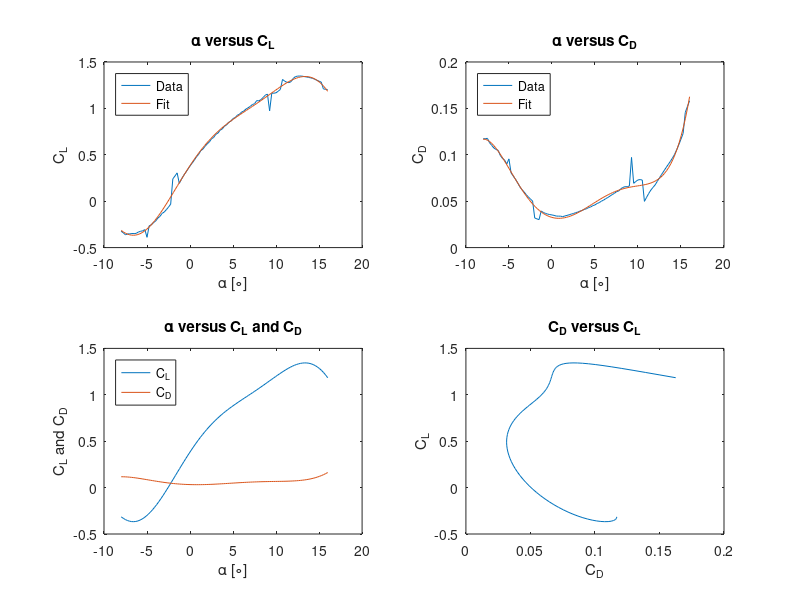
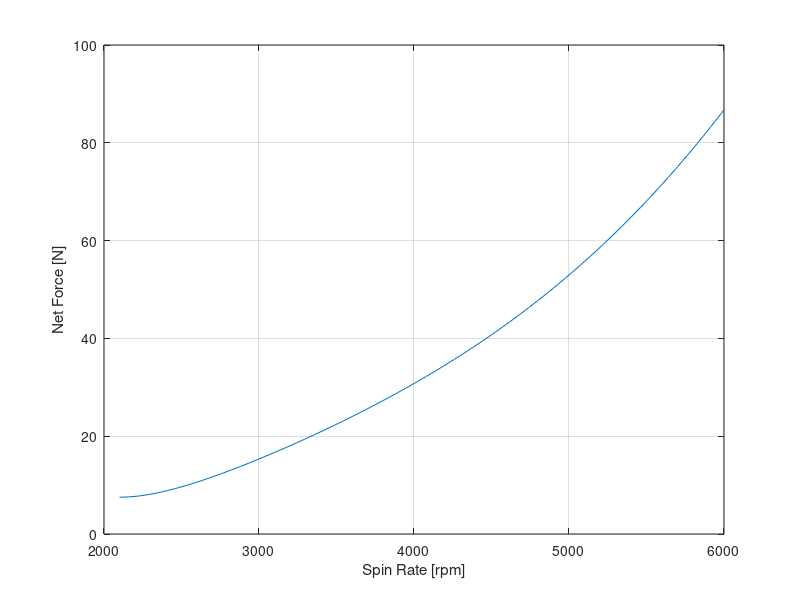

These figures' MATLAB source, in order: (Note: this script raises an error after producing the figures.)
%% Importing and Fitting 
% First import and fit the data to a polynomial and create a function to
% use for obtain the coefficient of lift at every angle of attack 

nums = importdata('nums.txt');
alpha = nums(:,1)';
c_lift = nums(:,2)';
c_drag = nums(:,3)';

coef = polyfit(alpha, c_lift, 7);
c_l = @(t) coef(1)*t.^7+coef(2)*t.^6+coef(3)*t.^5+coef(4)*t.^4+coef(5)*t.^3+coef(6)*t.^2+coef(7)*t+coef(8);
coef = polyfit(alpha, c_drag, 7);
c_d = @(t) coef(1)*t.^7+coef(2)*t.^6+coef(3)*t.^5+coef(4)*t.^4+coef(5)*t.^3+coef(6)*t.^2+coef(7)*t+coef(8);
x = linspace(-8, 16);

figure(1);
subplot(221);
plot(alpha, c_lift, x, c_l(x));
title('\alpha versus C_L')
xlabel('\alpha [\circ]'); ylabel('C_L');
legend('Data', 'Fit', 'Location', 'northwest')

subplot(222);
plot(alpha, c_drag, x, c_d(x));
title('\alpha versus C_D')
xlabel('\alpha [\circ]'); ylabel('C_D');
legend('Data', 'Fit', 'Location', 'northwest')

subplot(223);
plot(x, c_l(x), x, c_d(x));
title('\alpha versus C_L and C_D')
xlabel('\alpha [\circ]'); ylabel('C_L and C_D');
legend('C_L', 'C_D', 'Location', 'northwest')

subplot(224);
plot(c_d(x), c_l(x));
title('C_D versus C_L')
xlabel('C_D'); ylabel('C_L');
%% Incrementing Over Length
r = 62;         % mm
L = 207;        % mm
m = .4;         % kg
g = 9.81;       % m / s^2
rho = 1.16;     % kg / m^3
V_y = 10;       % m / s


phi = @(h) 10 * h / L - 10; % degrees
w_i = 50;
w_f = 30;
w = @(h) (w_f-w_i)*h/L + w_i;    % mm


dh = .01;
spin = 35:1:100;
rads = 2 * pi * spin;
lift_comp(1, length(spin)) = 0;
drag_comp(1, length(spin)) = 0; 
for i = 0:dh:L
    V_x = rads * (i + r) * .001; % m / s
    theta = - atand(V_y ./ V_x); % degrees
    p = phi(i); % phi
    alpha = p - theta; % degrees
    dA = w(i) * dh * .001^2; % m^2
    V_sq = V_x.^2 + V_y^2;
    V = sqrt(V_sq);
    
    lift_comp(1, :) = lift_comp(1, :) + rho * dA / (2 * V_y) * V.^3 .* c_d(alpha);
    drag_comp(1, :) = drag_comp(1, :) + rho * dA / 2 * V_sq .* c_d(alpha) * V_y .* cosd(theta) ./ V_x;
end

weight = m * g * ones(1,length(lift_comp));
net_vert = 4 * lift_comp - weight;


% subplot(131);
% plot(spin*60, lift_comp);
% grid on;
% xlabel('Spin Rate [rpm]'); ylabel('Lift [N]');
% 
% subplot(132);
% plot(spin*60, drag_comp);
% grid on;
% xlabel('Spin Rate [rpm]'); ylabel('Drag [N]');

figure(2);
plot(spin*60, net_vert);
grid on;
xlabel('Spin Rate [rpm]'); ylabel('Net Force [N]');

%% Solving for Intersection
rpm_coef
